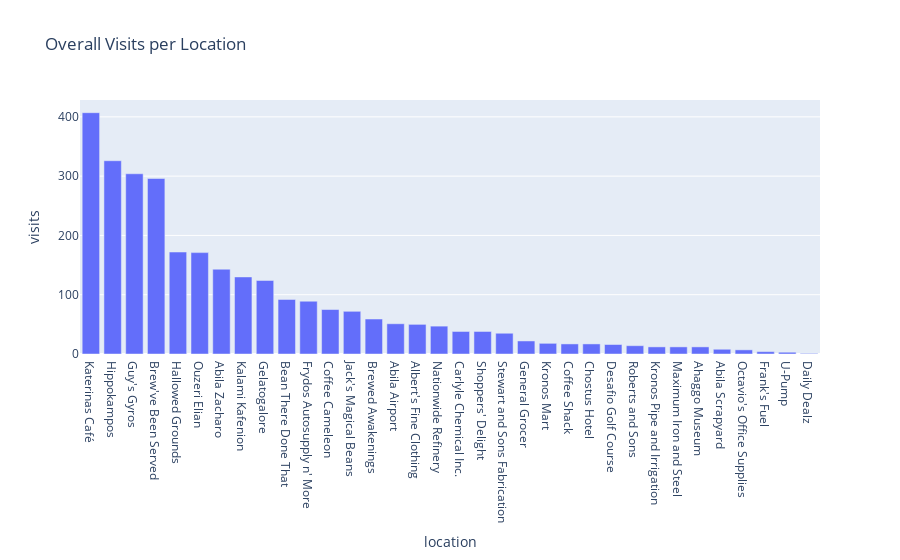
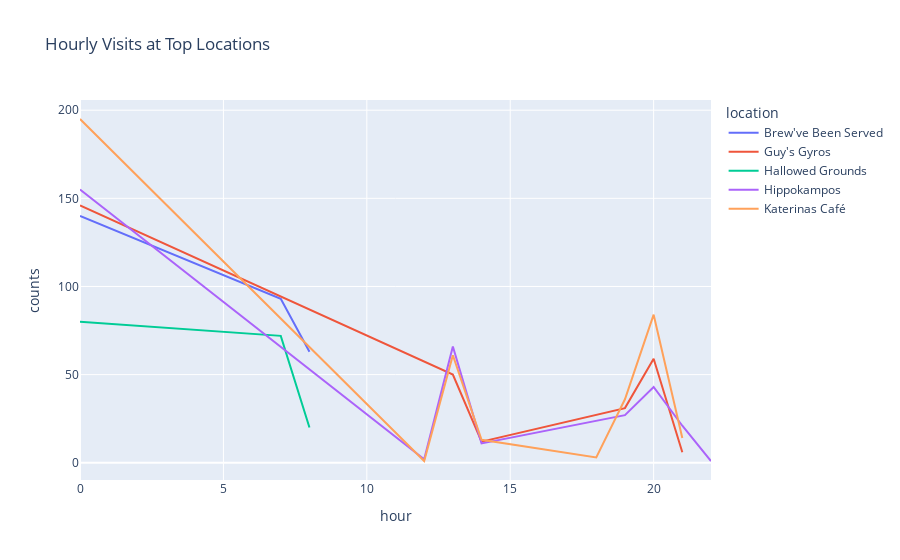
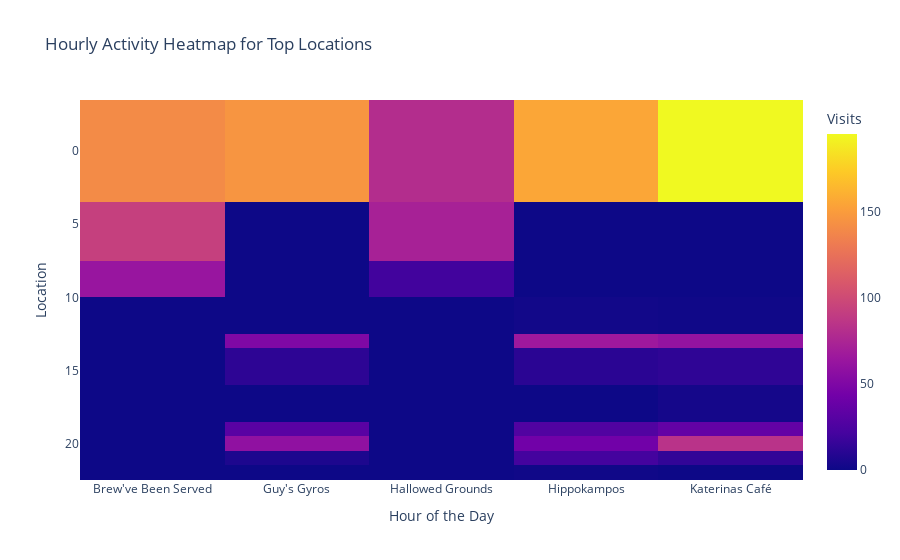

Here is the notebook cell these charts were saved with, in order:
### Code cell
import pandas as pd
import plotly.express as px

# Load and preprocess data
cc_data = pd.read_csv("MC2/cc_data.csv", encoding="latin1", parse_dates=['timestamp'])
loyalty_data = pd.read_csv("MC2/loyalty_data.csv", encoding="latin1", parse_dates=['timestamp'])

# Combine datasets with identifiers
combined_data = pd.concat([cc_data.assign(type='Credit Card'), loyalty_data.assign(type='Loyalty Card')])

# Overall location visit counts
location_counts = combined_data['location'].value_counts().reset_index()
location_counts.columns = ['location', 'visits']

# Bar chart for overall visits
fig = px.bar(location_counts, x='location', y='visits', title='Overall Visits per Location')
fig.show()

# Time analysis for top locations
top_locations = location_counts.head(5)['location']
top_data = combined_data[combined_data['location'].isin(top_locations)]
top_data['hour'] = top_data['timestamp'].dt.hour

# Hourly visits
hourly_visits = top_data.groupby(['hour', 'location']).size().reset_index(name='counts')
fig_hourly = px.line(hourly_visits, x='hour', y='counts', color='location', title='Hourly Visits at Top Locations')
fig_hourly.show()

# Heatmap of hourly activity
heatmap_data = top_data.groupby(['hour', 'location']).size().unstack(fill_value=0)
fig_heatmap = px.imshow(heatmap_data, labels=dict(x="Hour of the Day", y="Location", color="Visits"),
                        title="Hourly Activity Heatmap for Top Locations")
fig_heatmap.show()

### Figure 1 — Plotly figure (JSON) as saved in the notebook; plotly's stock layout.template omitted (floating-point values rounded to 4 significant figures)
{"data": [{"alignmentgroup": "True", "hovertemplate": "location=%{x}<br>visits=%{y}<extra></extra>", "legendgroup": "", "marker": {"color": "#636efa", "pattern": {"shape": ""}}, "name": "", "offsetgroup": "", "orientation": "v", "showlegend": false, "textposition": "auto", "type": "bar", "x": ["Katerinas Café", "Hippokampos", "Guy's Gyros", "Brew've Been Served", "Hallowed Grounds", "Ouzeri Elian", "Abila Zacharo", "Kalami Kafenion", "Gelatogalore", "Bean There Done That", "Frydos Autosupply n' More", "Coffee Cameleon", "Jack's Magical Beans", "Brewed Awakenings", "Abila Airport", "Albert's Fine Clothing", "Nationwide Refinery", "Carlyle Chemical Inc.", "Shoppers' Delight", "Stewart and Sons Fabrication", "General Grocer", "Kronos Mart", "Coffee Shack", "Chostus Hotel", "Desafio Golf Course", "Roberts and Sons", "Kronos Pipe and Irrigation", "Maximum Iron and Steel", "Ahaggo Museum", "Abila Scrapyard", "Octavio's Office Supplies", "Frank's Fuel", "U-Pump", "Daily Dealz"], "xaxis": "x", "y": [407, 326, 304, 296, 172, 171, 143, 130, 124, 92, 89, 75, 72, 59, 51, 50, 47, 38, 38, 35, 22, 18, 17, 17, 16, 14, 12, 12, 12, 8, 7, 4, 3, 1], "yaxis": "y"}], "layout": {"barmode": "relative", "legend": {"tracegroupgap": 0}, "title": {"text": "Overall Visits per Location"}, "xaxis": {"anchor": "y", "domain": [0, 1], "title": {"text": "location"}}, "yaxis": {"anchor": "x", "domain": [0, 1], "title": {"text": "visits"}}}}

### Figure 2 — Plotly figure (JSON) as saved in the notebook; plotly's stock layout.template omitted (floating-point values rounded to 4 significant figures)
{"data": [{"hovertemplate": "location=Brew've Been Served<br>hour=%{x}<br>counts=%{y}<extra></extra>", "legendgroup": "Brew've Been Served", "line": {"color": "#636efa", "dash": "solid"}, "marker": {"symbol": "circle"}, "mode": "lines", "name": "Brew've Been Served", "orientation": "v", "showlegend": true, "type": "scatter", "x": [0, 7, 8], "xaxis": "x", "y": [140, 93, 63], "yaxis": "y"}, {"hovertemplate": "location=Guy's Gyros<br>hour=%{x}<br>counts=%{y}<extra></extra>", "legendgroup": "Guy's Gyros", "line": {"color": "#EF553B", "dash": "solid"}, "marker": {"symbol": "circle"}, "mode": "lines", "name": "Guy's Gyros", "orientation": "v", "showlegend": true, "type": "scatter", "x": [0, 13, 14, 19, 20, 21], "xaxis": "x", "y": [146, 50, 12, 31, 59, 6], "yaxis": "y"}, {"hovertemplate": "location=Hallowed Grounds<br>hour=%{x}<br>counts=%{y}<extra></extra>", "legendgroup": "Hallowed Grounds", "line": {"color": "#00cc96", "dash": "solid"}, "marker": {"symbol": "circle"}, "mode": "lines", "name": "Hallowed Grounds", "orientation": "v", "showlegend": true, "type": "scatter", "x": [0, 7, 8], "xaxis": "x", "y": [80, 72, 20], "yaxis": "y"}, {"hovertemplate": "location=Hippokampos<br>hour=%{x}<br>counts=%{y}<extra></extra>", "legendgroup": "Hippokampos", "line": {"color": "#ab63fa", "dash": "solid"}, "marker": {"symbol": "circle"}, "mode": "lines", "name": "Hippokampos", "orientation": "v", "showlegend": true, "type": "scatter", "x": [0, 12, 13, 14, 19, 20, 21, 22], "xaxis": "x", "y": [155, 2, 66, 11, 27, 43, 21, 1], "yaxis": "y"}, {"hovertemplate": "location=Katerinas Café<br>hour=%{x}<br>counts=%{y}<extra></extra>", "legendgroup": "Katerinas Café", "line": {"color": "#FFA15A", "dash": "solid"}, "marker": {"symbol": "circle"}, "mode": "lines", "name": "Katerinas Café", "orientation": "v", "showlegend": true, "type": "scatter", "x": [0, 12, 13, 14, 18, 19, 20, 21], "xaxis": "x", "y": [195, 1, 61, 13, 3, 36, 84, 14], "yaxis": "y"}], "layout": {"legend": {"title": {"text": "location"}, "tracegroupgap": 0}, "title": {"text": "Hourly Visits at Top Locations"}, "xaxis": {"anchor": "y", "domain": [0, 1], "title": {"text": "hour"}}, "yaxis": {"anchor": "x", "domain": [0, 1], "title": {"text": "counts"}}}}

### Figure 3 — Plotly figure (JSON) as saved in the notebook; plotly's stock layout.template omitted (floating-point values rounded to 4 significant figures)
{"data": [{"coloraxis": "coloraxis", "hovertemplate": "Hour of the Day: %{x}<br>Location: %{y}<br>Visits: %{z}<extra></extra>", "name": "0", "type": "heatmap", "x": ["Brew've Been Served", "Guy's Gyros", "Hallowed Grounds", "Hippokampos", "Katerinas Café"], "xaxis": "x", "y": [0, 7, 8, 12, 13, 14, 18, 19, 20, 21, 22], "yaxis": "y", "z": [[140, 146, 80, 155, 195], [93, 0, 72, 0, 0], [63, 0, 20, 0, 0], [0, 0, 0, 2, 1], [0, 50, 0, 66, 61], [0, 12, 0, 11, 13], [0, 0, 0, 0, 3], [0, 31, 0, 27, 36], [0, 59, 0, 43, 84], [0, 6, 0, 21, 14], [0, 0, 0, 1, 0]]}], "layout": {"coloraxis": {"colorbar": {"title": {"text": "Visits"}}, "colorscale": [[0, "#0d0887"], [0.1111, "#46039f"], [0.2222, "#7201a8"], [0.3333, "#9c179e"], [0.4444, "#bd3786"], [0.5556, "#d8576b"], [0.6667, "#ed7953"], [0.7778, "#fb9f3a"], [0.8889, "#fdca26"], [1, "#f0f921"]]}, "title": {"text": "Hourly Activity Heatmap for Top Locations"}, "xaxis": {"anchor": "y", "constrain": "domain", "domain": [0, 1], "scaleanchor": "y", "title": {"text": "Hour of the Day"}}, "yaxis": {"anchor": "x", "autorange": "reversed", "constrain": "domain", "domain": [0, 1], "title": {"text": "Location"}}}}
